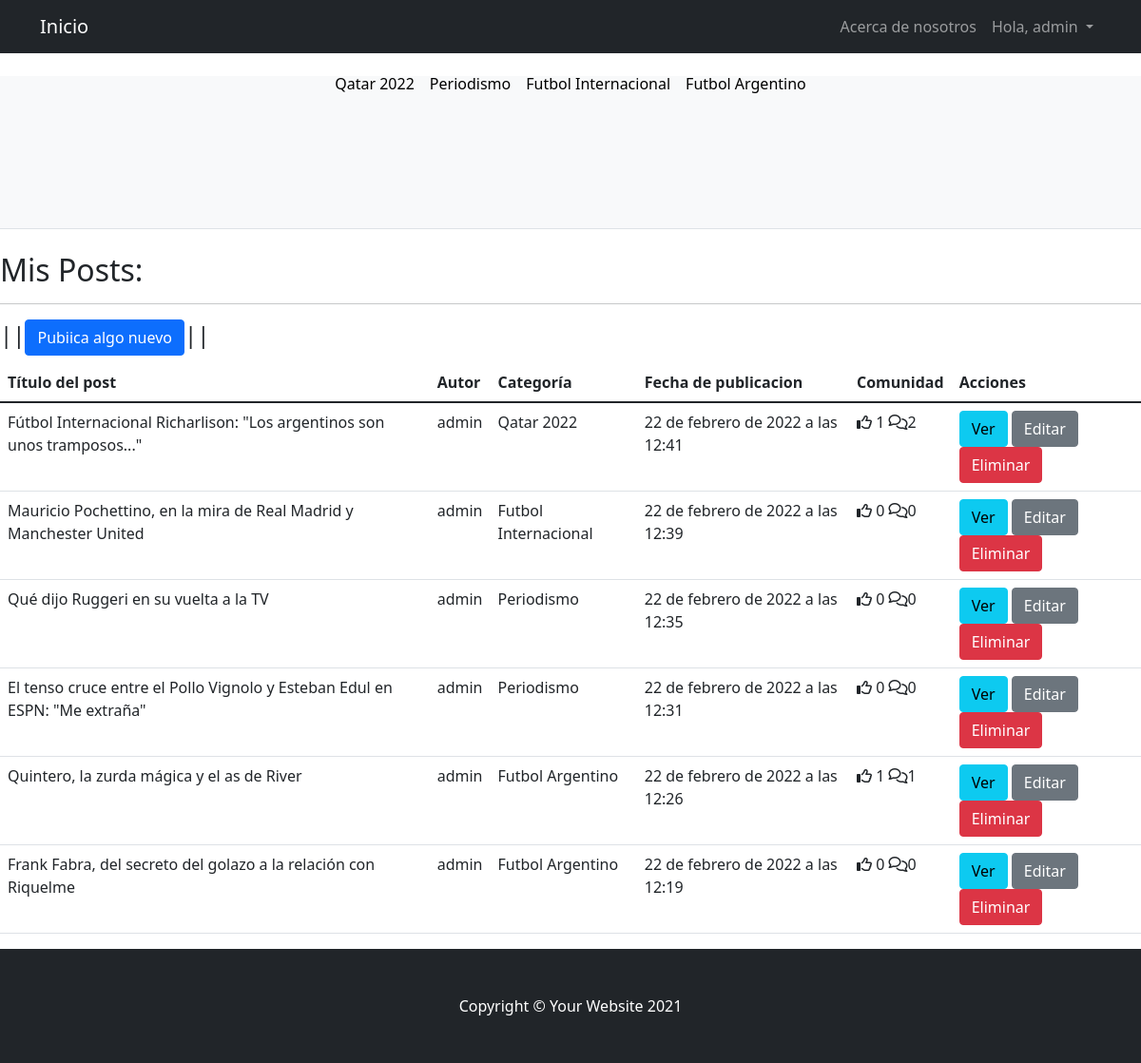
/postApp/postLista/ (signed in), run on the app's committed database.
### postApp/models.py (models this page shows, shortened)
class Post(models.Model):
    titulo = models.CharField('titulo', max_length=500, null=False, blank=False)
    subtitulo = models.CharField(
        'subtitulo', max_length=500, null=False, blank=False)
    contenido = RichTextField('contenido', null=False, blank=False)
    imagen = models.ImageField(
        upload_to='imagenes_post', null=True, blank=True)
    categoria = models.ForeignKey(Categoria,  on_delete=models.DO_NOTHING)
    autor = models.ForeignKey(User, on_delete=models.CASCADE)
    fecha_publicacion = models.DateTimeField(auto_now_add=True)
    fecha_edicion = models.DateTimeField(auto_now=True)
    likes = models.ManyToManyField(User, related_name='likes_posts')
    @property
    def get_comentarios_count(self):
        return self.comentarios.all().count()

class Categoria(models.Model):
    nombre = models.CharField(
        'categoria', max_length=100, null=False, blank=False)
    def __str__(self):
        return self.nombre

### postApp/views.py (the view)
# urls.py: path('postLista/', views.ListaPosts.as_view(), name='postLista'),
class ListaPosts(ListView):
    model = Post
    template_name= "postApp/lista_post.html"
    ordering = ['-fecha_publicacion']

### templates/postApp/lista_post.html (shortened to what this page needs)
{% extends 'index.html' %}
{% block editNavBar %}
{% if request.user.is_authenticated %}
<li class="nav-item"><a class="nav-link" href="{% url 'AboutUs' %}">Acerca de nosotros</a></li>
<div class="collapse navbar-collapse" id="navbarNavDarkDropdown">
    <ul class="navbar-nav">
      <li class="nav-item dropdown">
        <a class="nav-link dropdown-toggle" href="#" id="navbarDarkDropdownMenuLink" role="button" data-bs-toggle="dropdown" aria-expanded="false">
          Hola, {{request.user}}
        </a>
      </li>
    </ul>
  </div>
{% endif %}
{% endblock editNavBar %}
{% if user.is_authenticated %}
    {% block blockPosts %}
        <h2>
            Mis Posts:
            <hr>
        </h2>
        <h4>||<a class="btn btn-primary" href="{% url 'crearPost' %}" role="button">Pubiica algo nuevo</a>||</h4>
        <div class="table-responsive">
          <table class="table table-stripped">
            <thead>
              <tr>
                <th>Título del post</th>
                <th>Autor</th>
                <th>Categoría</th>
                <th>Fecha de publicacion</th>
                <th>Comunidad</th>
                <th>Acciones</th>
              </tr>
            </thead>
            <tbody>
              {% for post in object_list  %}
                <tr>
                  <td>{{ post.titulo }}</td>
                  <td>{{ post.autor }}</td>
                  <td>{{ post.categoria }}</td>
                  <td>{{ post.fecha_publicacion }}</td>
                  <td><span><i class="fa-regular fa-thumbs-up"></i> {{ post.likes.count }}</span> <span><i class="fa-regular fa-comments"></i>{{ post.get_comentarios_count }}</span></td>
                  <td><a class="btn btn-info" href="{% url 'verPost' post.id %}" role="button">Ver</a> <a class="btn btn-secondary" href="{% url 'editarPost' post.id %}" role="button">Editar</a> <a class="btn btn-danger" href="{% url 'borrarPost' post.id %}" role="button">Eliminar</a></td>
                </tr>
                {% endfor %}
            </tbody>
          </table>
    {% endblock blockPosts %}
{% else %}
  <div class="alert alert-warning" role="alert">
    Inicia sesión para poder postear algo!. <a href="{% url 'Login' %}" class="alert-link">Iniciar Sesión</a>. Ahí encontraras el boton para poder registrarte tambien.
  </div>
{% endif %}

### data on the page
Post: titulo "Fútbol Internacional Richarlison: \"Los argentinos son unos tramposos...\"", autor "admin", categoria "Qatar 2022", fecha_publicacion "22 de febrero de 2022 a las 12:41", likes.count "1", get_comentarios_count "2"
Post: titulo "Mauricio Pochettino, en la mira de Real Madrid y Manchester United", autor "admin", categoria "Futbol Internacional", fecha_publicacion "22 de febrero de 2022 a las 12:39", likes.count "0", get_comentarios_count "0"
Post: titulo "Qué dijo Ruggeri en su vuelta a la TV", autor "admin", categoria "Periodismo", fecha_publicacion "22 de febrero de 2022 a las 12:35", likes.count "0", get_comentarios_count "0"
Post: titulo "El tenso cruce entre el Pollo Vignolo y Esteban Edul en ESPN: \"Me extraña\"", autor "admin", categoria "Periodismo", fecha_publicacion "22 de febrero de 2022 a las 12:31", likes.count "0", get_comentarios_count "0"
Post: titulo "Quintero, la zurda mágica y el as de River", autor "admin", categoria "Futbol Argentino", fecha_publicacion "22 de febrero de 2022 a las 12:26", likes.count "1", get_comentarios_count "1"
Post: titulo "Frank Fabra, del secreto del golazo a la relación con Riquelme", autor "admin", categoria "Futbol Argentino", fecha_publicacion "22 de febrero de 2022 a las 12:19", likes.count "0", get_comentarios_count "0"

### other printed values
{{ request.user }} "admin"
